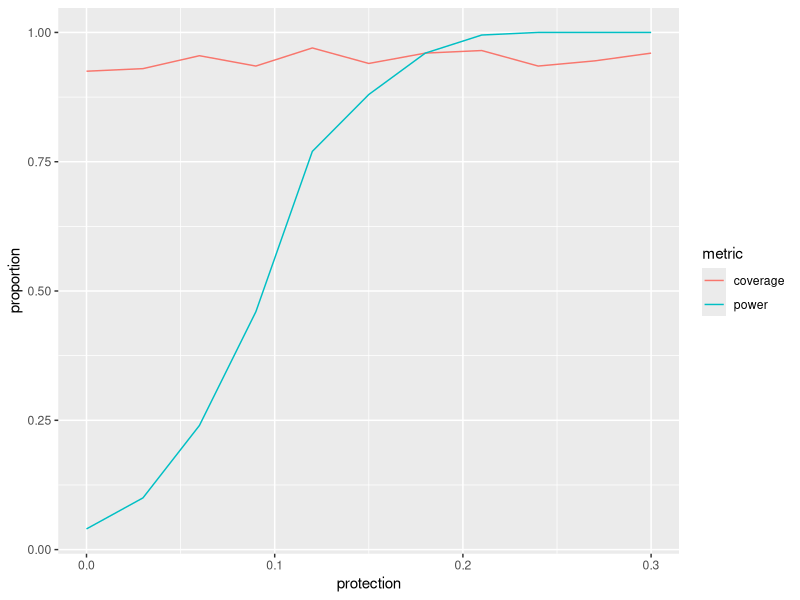

Source code (R): (Note: this script raises an error after producing the figure.)

library(tidyverse)

numCommunities <- 24
aveElders <- 100
shapeElders <- 5
seedinit <- 431
foiMean <- 0.5
foilsd <- 0.001
protection <- 0.3
numTrials <- 20
numTrials <- 200
plen <- 11

set.seed(seedinit)

## Now we're going to make a single function that does what the previous script did (many trials)
## First, repeat the doTrial function (we're leaving the older scripts behind, conceptually)
doTrial <- function(numCommunities, aveElders, shapeElders
	, foiMean, foilsd, protection
){
	dat <- tibble(
		village = as.character(1:numCommunities)
		, treatment = sample(c(
			rep("Vaccinate", numCommunities/2)
			, rep("Control", numCommunities/2)
		))
		, numElders = rnbinom(numCommunities, mu=aveElders, size=shapeElders)
		, foi = rlnorm(numCommunities, foiMean, foilsd)
	)

	dat <- (dat
		%>% mutate(
			foi = ifelse(treatment=="Vaccinate", foi*(1-protection), foi)
			, infected = rbinom(numCommunities, numElders, 1-exp(-foi))
			, propInf = infected/numElders
		)
	)

	m <- glm(propInf ~ treatment
		, data=dat, weights=numElders
		, family=binomial(link="cloglog")
	)

	ci <- exp(confint(m)["treatmentVaccinate", ])
	return(c(lwr=ci[[1]], upr=ci[[2]]))
}

## Now make a function that calls it and returns a nice vector
## for us to use with replicate
doExp <- function(numTrials
	, numCommunities, aveElders, shapeElders
	, foiMean, foilsd, protection
)
{
	return(
		as.data.frame(t(replicate(numTrials
			, doTrial(numCommunities, aveElders, shapeElders
				, foiMean, foilsd, protection
		)
		)))
		%>% mutate(
			sig = upr<1
			, cover = (lwr<1-protection) & (upr>1-protection)
		)
		%>% summarise(coverage = mean(cover), power=mean(sig))
		%>% unlist()
	)
}

## Now use sapply to call doExp for a range of protection values
prot <- seq(0, protection, length.out=plen)
effTest <- sapply(prot, function(p){
	return(doExp(numTrials, numCommunities, aveElders, shapeElders
		, foiMean, foilsd, protection=p
	))
})

## Torture the results of sapply into a tidy data frame
eff <- (as.tibble(t(as.matrix(effTest)))
	%>% mutate(protection=prot)
	%>% gather(metric, proportion, coverage:power)
	%>% mutate(protection=as.numeric(protection))
)

print(summary(eff))

## Make a nice picture
print(
	ggplot(eff, aes(protection, proportion, color=metric))
	+ geom_line()
)

save("fluExperiment.rda")
